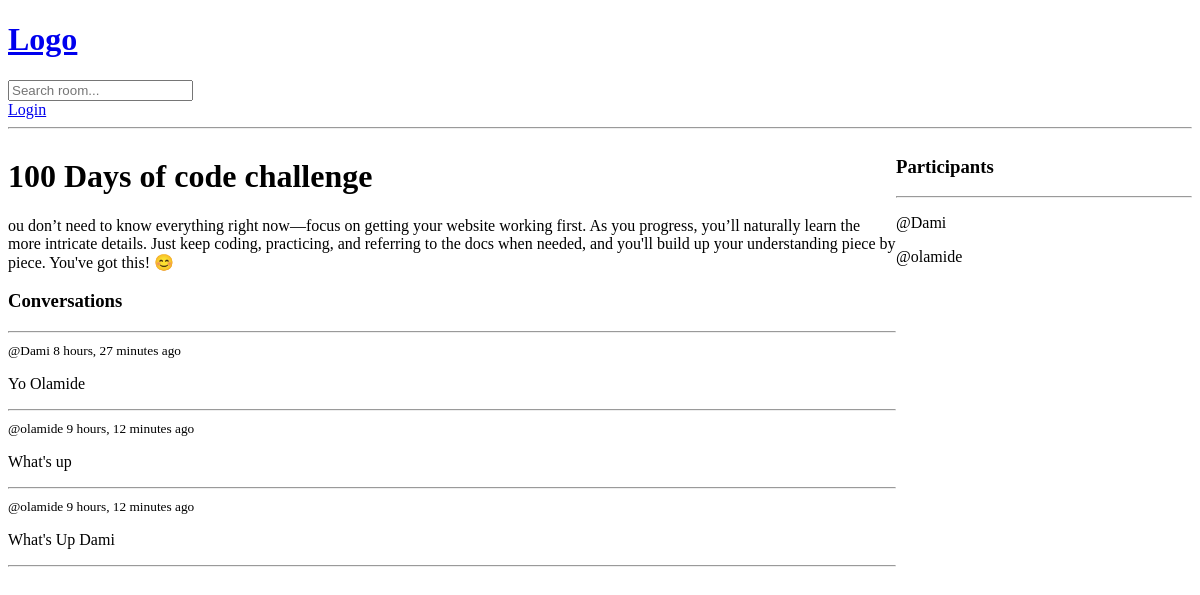
Before: /room/2/ with the older database file.
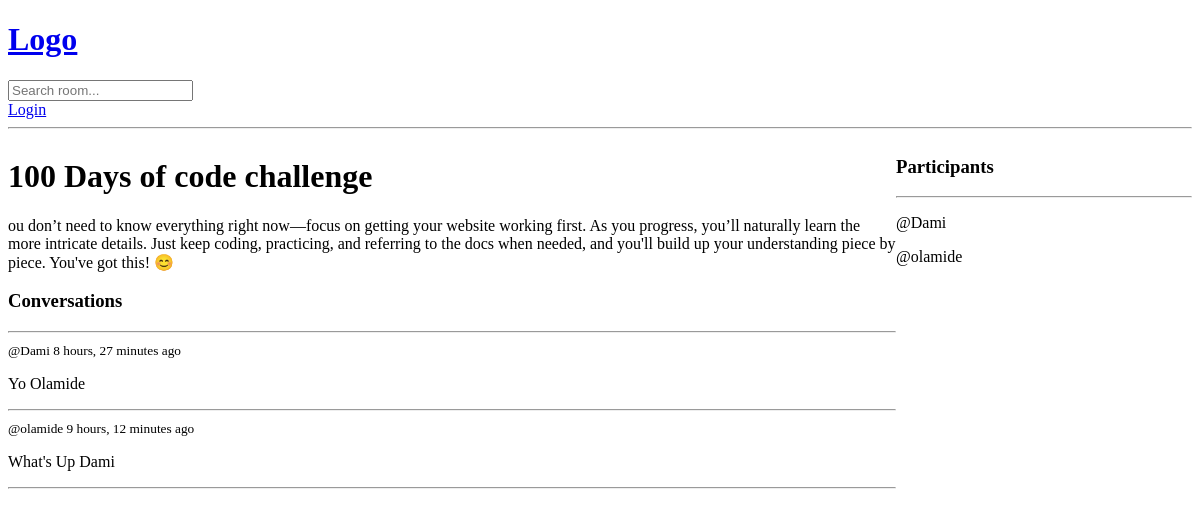
After: the same page with the newer database file.
### base/models.py (models this page shows, shortened)
class Message(models.Model):
    user = models.ForeignKey(User, on_delete=models.CASCADE)
    room = models.ForeignKey(Room,on_delete=models.CASCADE)
    body = models.TextField()
    updated = models.DateTimeField(auto_now=True)
    created = models.DateTimeField(auto_now_add=True)
    class Meta:
        ordering = ['-updated','-created']

### base/views.py (the view, shortened to what this page needs)
# urls.py: path('room/<str:pk>/', views.room, name='room'),
def room(request, pk):
    room = Room.objects.get(id=pk)
    room_messages = room.message_set.all()
    participants = room.participants.all()
    context = {'room': room, 'room_messages': room_messages,
                'participants':participants}
    return render(request, 'base/room.html', context)

### base/templates/base/room.html (shortened to what this page needs)
{% extends 'main.html' %}
{% block content%}
<div class ="room-container">
<div>
<h1>{{room.name}}</h1>
<p>{{room.description}}</p>
<div class ="comment-wrapper">
<h3>Conversations</h3>
<hr>
{% for message in  room_messages %}
<div>
    <small>@{{message.user}} {{message.created|timesince}} ago</small>
    <p>{{message.body}}</p>
    <hr>
</div>
{% endfor %}
</div>
</div>
<div>
    <h3>Participants</h3>
    <hr>
    {% for user in  participants %}
    <div>
        <p> @{{user.username}}</p>
    </div>
    {% endfor %}
</div>
</div>
{% endblock %}

Changed rows visible on the page:
removed Message: user "olamide", created "9 hours, 12 minutes", body "What's up"
